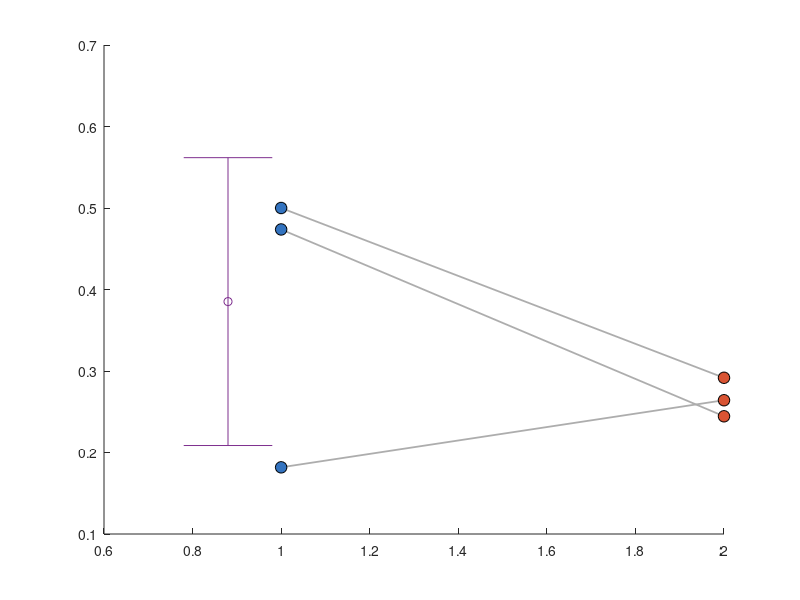

The MATLAB script that drew this image: (Note: this script raises an error after producing the figure.)
%% Paired comparison of stepping fractions in conditions A and B
% Each A-B pair comes from the same independent experiment (n = 3).
clear;
clc;
% close all;

%% Data
% Fraction (stepping emitters/long emitters)
A = [4/22, 5/10, 9/19];
B = [28/106, 21/72, 11/45];
nExperiments = numel(A);

%% Summary statistics
meanA = mean(A);
meanB = mean(B);
sdA = std(A);
sdB = std(B);
pairedDifference = A - B;

%% Paired t-tests
% Two-sided test: A ~= B
[hTwoSided, pTwoSided, ciDifference, statsTwoSided] = ttest(A, B);

% One-sided test: A > B
[hAGreater, pAGreater] = ttest(A, B, 'Tail', 'right');

% One-sided test: B > A
[hBGreater, pBGreater] = ttest(A, B, 'Tail', 'left');

fprintf('Paired measurements (fractions):\n');
fprintf('Experiment %d: A = %.4f, B = %.4f, A-B = %+.4f\n', ...
    [(1:nExperiments); A; B; pairedDifference]);
fprintf('\nA: %.4f +/- %.4f (mean +/- SD)\n', meanA, sdA);
fprintf('B: %.4f +/- %.4f (mean +/- SD)\n', meanB, sdB);
fprintf('Mean paired difference (A-B): %.4f\n', mean(pairedDifference));
fprintf('95%% CI of paired difference: [%.4f, %.4f]\n', ...
    ciDifference(1), ciDifference(2));
fprintf('Two-sided paired t-test: t(%d) = %.4f, p = %.4f, h = %d\n', ...
    statsTwoSided.df, statsTwoSided.tstat, pTwoSided, hTwoSided);
fprintf('One-sided paired t-test (A > B): p = %.4f, h = %d\n', ...
    pAGreater, hAGreater);
fprintf('One-sided paired t-test (B > A): p = %.4f, h = %d\n', ...
    pBGreater, hBGreater);

%% Publication-style paired plot
fig = figure('Color', 'w', 'Position', [100, 100, 520, 520]);
ax = axes(fig);
hold(ax, 'on');

colorA = [0.20, 0.45, 0.75];
colorB = [0.85, 0.33, 0.20];
pairColor = [0.68, 0.68, 0.68];

% Connect measurements from the same experiment.
for experiment = 1:nExperiments
    plot(ax, [1, 2], [A(experiment), B(experiment)], '-', ...
        'Color', pairColor, 'LineWidth', 1.3);
end

% Plot every independent experiment.
scatter(ax, ones(1, nExperiments), A, 70, colorA, 'filled', ...
    'MarkerEdgeColor', 'k', 'LineWidth', 0.7);
scatter(ax, 2 * ones(1, nExperiments), B, 70, colorB, 'filled', ...
    'MarkerEdgeColor', 'k', 'LineWidth', 0.7);

% Add mean +/- SD. The small horizontal offset keeps these visible beside
% the individual data points.
errorbar(ax, 0.88, meanA, sdA, 'o', 'Color', colorA, ...
    'MarkerFaceColor', 'w', 'MarkerSize', 7, 'LineWidth', 1.8, ...
    'CapSize', 10);
errorbar(ax, 2.12, meanB, sdB, 'o', 'Color', colorB, ...
    'MarkerFaceColor', 'w', 'MarkerSize', 7, 'LineWidth', 1.8, ...
    'CapSize', 10);

% Statistical annotation.
yMax = max([A, B, meanA + sdA, meanB + sdB]);
bracketY = min(0.90, yMax + 0.10);
tickHeight = 0.025;
plot(ax, [1, 1, 2, 2], ...
    [bracketY - tickHeight, bracketY, bracketY, bracketY - tickHeight], ...
    'k-', 'LineWidth', 1.2);
text(ax, 1.5, bracketY + 0.025, sprintf('p = %.3f', pTwoSided), ...
    'HorizontalAlignment', 'center', 'VerticalAlignment', 'bottom', ...
    'FontSize', 11);

ax.XLim = [0.55, 2.45];
ax.YLim = [0, max(1.0, bracketY + 0.12)];
ax.XTick = [1, 2];
ax.XTickLabel = {'No flow', 'With flow'};
ax.YTick = 0:0.2:1;
ax.YTickLabel = compose('%d', 0:20:100);
ax.FontName = 'Arial';
ax.FontSize = 12;
ax.LineWidth = 1;
ax.TickDir = 'out';
ax.Box = 'off';
ylabel(ax, 'stepping / long emitters (%)');

%%
